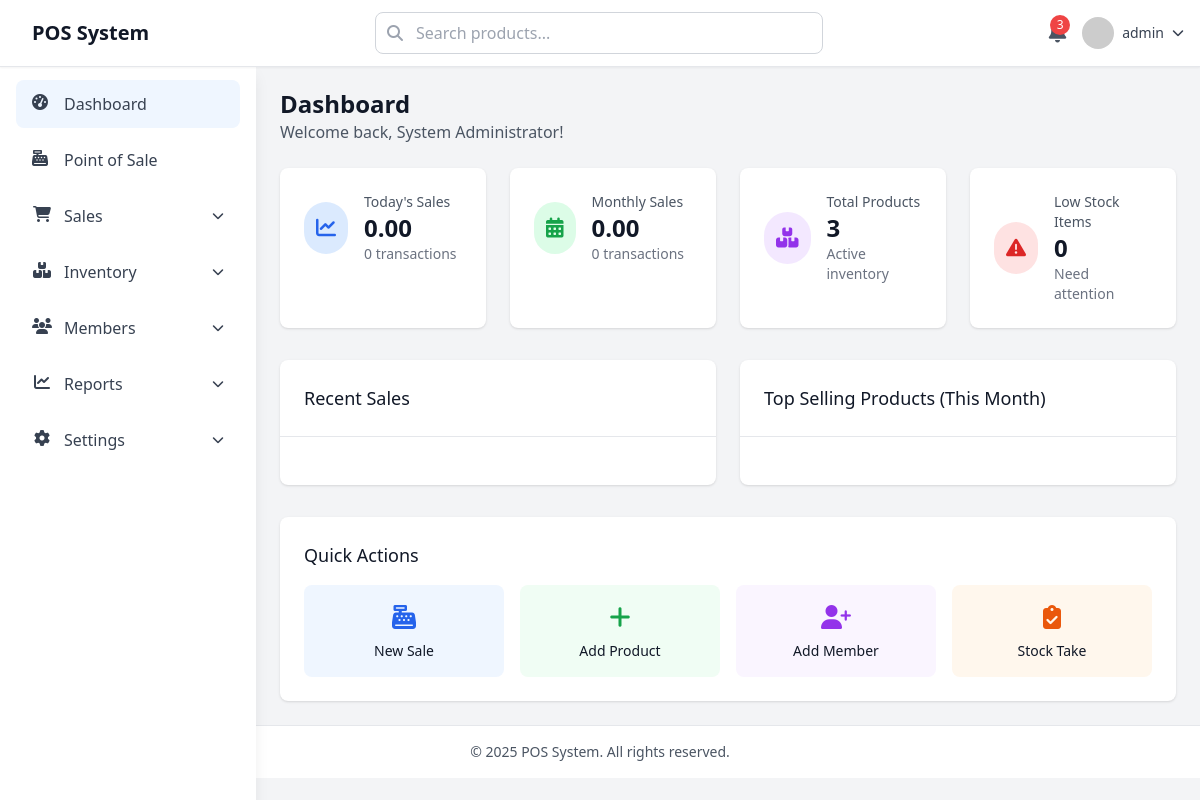
The page /dashboard.php (signed in) on the database as committed earlier.
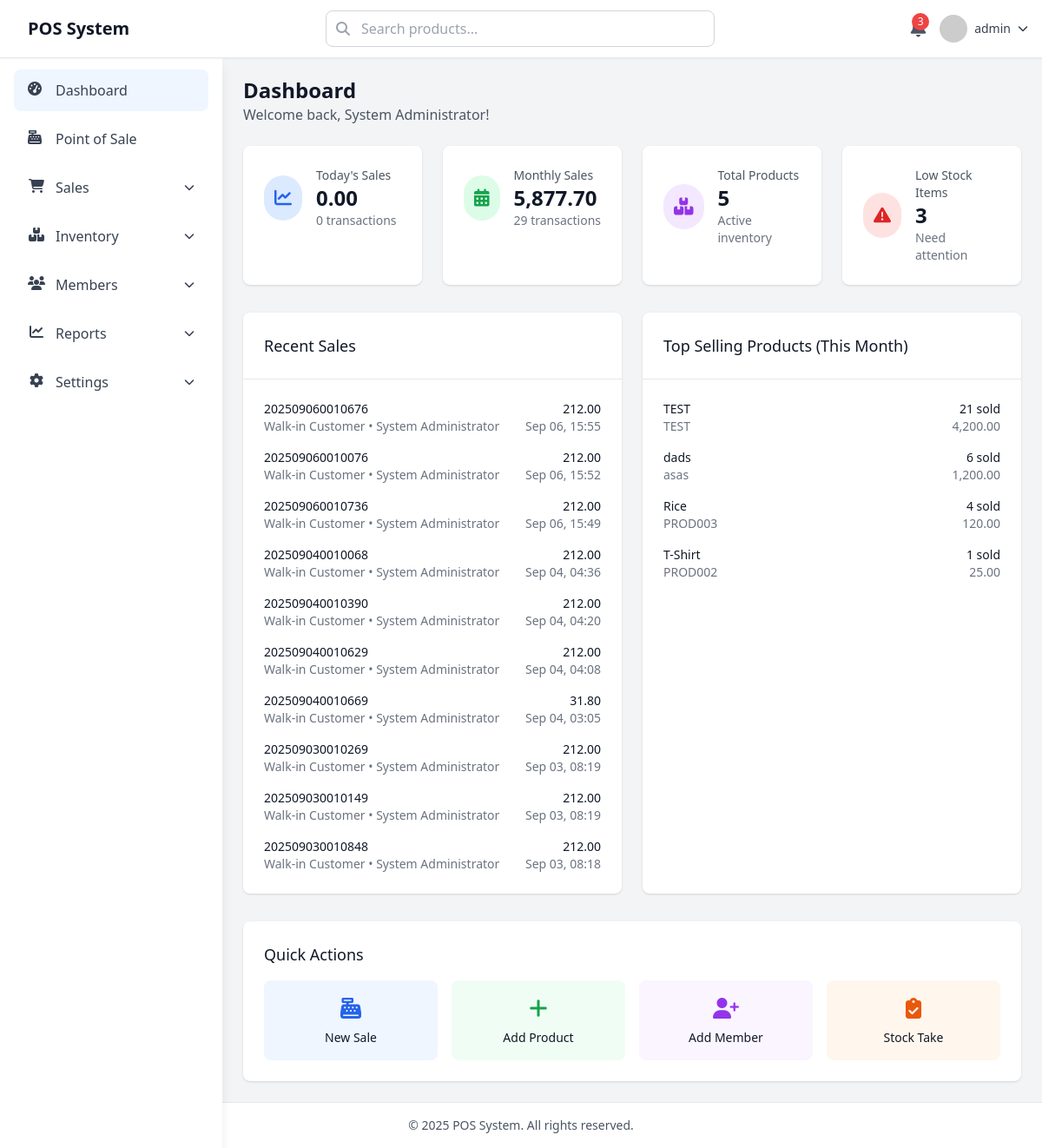
The same page on the database as committed later.
### tables this page shows
CREATE TABLE IF NOT EXISTS `sales` (
  `id` int NOT NULL AUTO_INCREMENT,
  `invoice_number` varchar(50) NOT NULL,
  `session_id` int DEFAULT NULL,
  `member_id` int DEFAULT NULL,
  `user_id` int NOT NULL,
  `subtotal` decimal(10,2) NOT NULL,
  `discount_amount` decimal(10,2) DEFAULT '0.00',
  `tax_amount` decimal(10,2) DEFAULT '0.00',
  `total_amount` decimal(10,2) NOT NULL,
  `payment_method` varchar(150) DEFAULT 'cash',
  `payment_method_id` int DEFAULT NULL,
  `payment_status` enum('paid','pending','refunded') DEFAULT 'paid',
  `notes` text,
  `created_at` timestamp NULL DEFAULT CURRENT_TIMESTAMP,
  `updated_at` timestamp NULL DEFAULT CURRENT_TIMESTAMP ON UPDATE CURRENT_TIMESTAMP,
  PRIMARY KEY (`id`),
  UNIQUE KEY `invoice_number` (`invoice_number`),
  KEY `session_id` (`session_id`),
  KEY `member_id` (`member_id`),
  KEY `user_id` (`user_id`),
  KEY `idx_sales_invoice` (`invoice_number`),
  KEY `idx_sales_date` (`created_at`),
  KEY `fk_sales_payment_method` (`payment_method_id`)
);

CREATE TABLE IF NOT EXISTS `users` (
  `id` int NOT NULL AUTO_INCREMENT,
  `username` varchar(50) NOT NULL,
  `password` varchar(255) NOT NULL,
  `full_name` varchar(100) NOT NULL,
  `email` varchar(255) DEFAULT NULL,
  `phone` varchar(50) DEFAULT NULL,
  `role` enum('admin','manager','cashier') DEFAULT 'cashier',
  `is_active` tinyint(1) DEFAULT '1',
  `last_login` timestamp NULL DEFAULT NULL,
  `created_at` timestamp NULL DEFAULT CURRENT_TIMESTAMP,
  `updated_at` timestamp NULL DEFAULT CURRENT_TIMESTAMP ON UPDATE CURRENT_TIMESTAMP,
  PRIMARY KEY (`id`),
  UNIQUE KEY `username` (`username`)
);

### dashboard.php (the view, shortened to what the rows shown need)
<?php
include 'include/conn.php';
include 'include/head.php';
include 'include/header.php';
$query_recent_sales = mysqli_query($conn, "
    SELECT s.*, m.name as member_name, u.full_name as cashier_name
    FROM sales s
    LEFT JOIN members m ON s.member_id = m.id
    LEFT JOIN users u ON s.user_id = u.id
    ORDER BY s.created_at DESC
    LIMIT 10
");
?>
<div class="main-content ml-0 lg:ml-64 pt-16">
    <div class="p-6">
        <div class="mb-6">
            <h1 class="text-2xl font-bold text-gray-900">Dashboard</h1>
        </div>
        <div class="grid grid-cols-1 lg:grid-cols-2 gap-6 mb-8">
            <div class="bg-white rounded-lg shadow">
                <div class="p-6">
                    <div class="space-y-4">
                        <?php while ($sale = mysqli_fetch_array($query_recent_sales)): ?>
                        <div class="flex items-center justify-between">
                            <div>
                                <p class="text-sm font-medium text-gray-900"><?= $sale['invoice_number'] ?></p>
                                <p class="text-sm text-gray-500">
                                    <?= $sale['member_name'] ? $sale['member_name'] : 'Walk-in Customer' ?> •
                                    <?= $sale['cashier_name'] ?>
                                </p>
                            </div>
                            <div class="text-right">
                                <p class="text-sm font-medium text-gray-900"><?= number_format($sale['total_amount'], 2) ?></p>
                                <p class="text-sm text-gray-500"><?= date('M d, H:i', strtotime($sale['created_at'])) ?></p>
                            </div>
                        </div>
                        <?php endwhile; ?>
                    </div>
                </div>
            </div>
        </div>
    </div>
</div>
<?php include 'include/footer.php'; ?>

Rows that differ between the two databases and show on the page:
added sales: invoice_number "202509060010676", user.full_name "System Administrator", total_amount "212.00", created_at "Sep 06, 15:55"
added sales: invoice_number "202509060010076", user.full_name "System Administrator", total_amount "212.00", created_at "Sep 06, 15:52"
added sales: invoice_number "202509060010736", user.full_name "System Administrator", total_amount "212.00", created_at "Sep 06, 15:49"
added sales: invoice_number "202509040010068", user.full_name "System Administrator", total_amount "212.00", created_at "Sep 04, 04:36"
added sales: invoice_number "202509040010390", user.full_name "System Administrator", total_amount "212.00", created_at "Sep 04, 04:20"
added sales: invoice_number "202509040010629", user.full_name "System Administrator", total_amount "212.00", created_at "Sep 04, 04:08"
added sales: invoice_number "202509040010669", user.full_name "System Administrator", total_amount "31.80", created_at "Sep 04, 03:05"
added sales: invoice_number "202509030010269", user.full_name "System Administrator", total_amount "212.00", created_at "Sep 03, 08:19"
added sales: invoice_number "202509030010149", user.full_name "System Administrator", total_amount "212.00", created_at "Sep 03, 08:19"
added sales: invoice_number "202509030010848", user.full_name "System Administrator", total_amount "212.00", created_at "Sep 03, 08:18"
Other text that changed with them:
$month_sales['total']: "0.00" → "5,877.70"
$month_sales['count']: "0" → "29"
$total_products['count']: "3" → "5"
$low_stock['count']: "0" → "3"
new list line: "TEST TEST 21 sold 4,200.00"
new list line: "dads asas 6 sold 1,200.00"
new list line: "Rice PROD003 4 sold 120.00"
new list line: "T-Shirt PROD002 1 sold 25.00"
